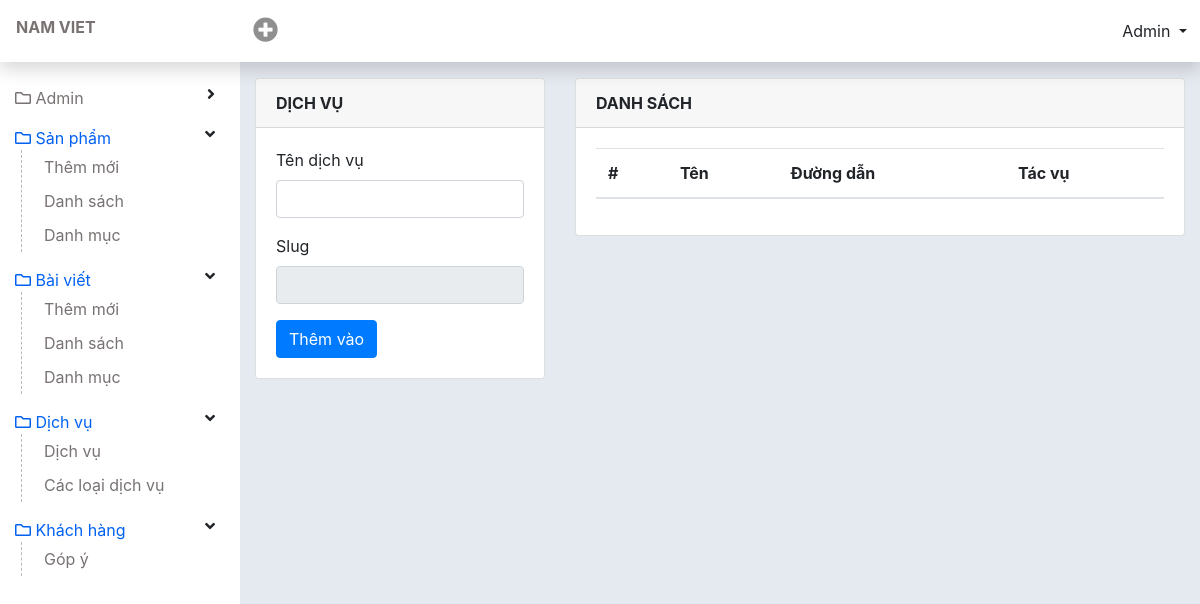
Page /admin/add-service.php (signed in) on the earlier database version.
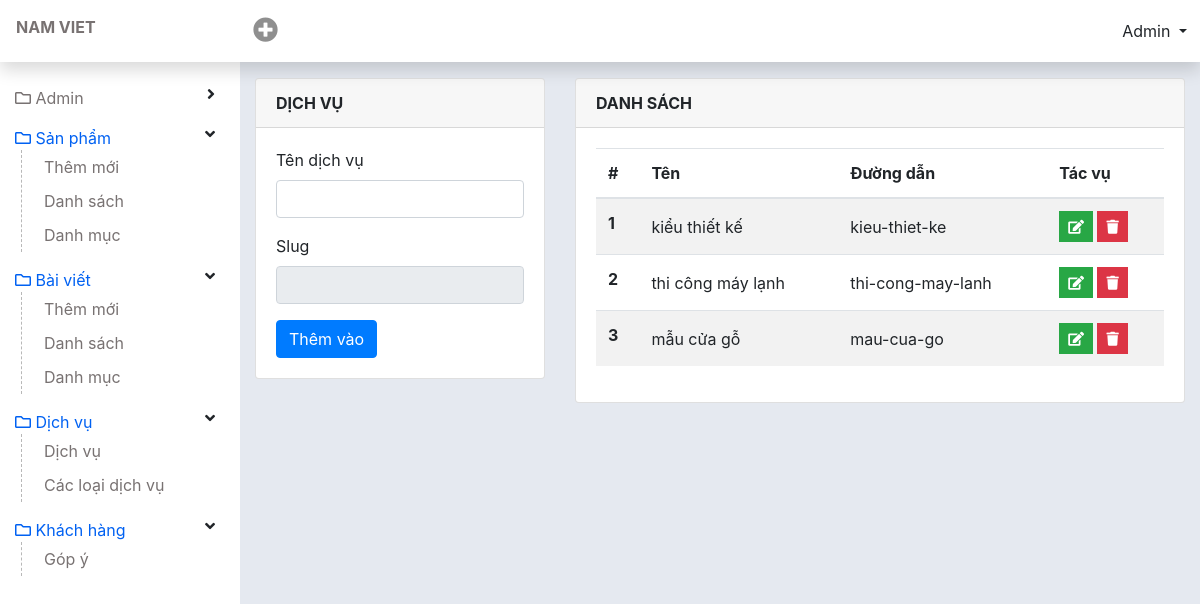
Same page on the later database version.
### tables this page shows
CREATE TABLE `tbl_service` (
  `id` int(11) NOT NULL,
  `name` varchar(255) NOT NULL,
  `slug` varchar(255) NOT NULL
);

### lib/database.php (called while the page is built, shortened)
<?php
class Database{
  public $host   = DB_HOST;
  public $user   = DB_USER;
  public $pass   = DB_PASS;
  public $dbname = DB_NAME;
  public $link;
private function connectDB(){
  $this -> link = new mysqli($this->host, $this->user, $this->pass, $this->dbname);
    mysqli_set_charset($this->link, 'UTF8');
}
public function select($query){
  $result = $this->link->query($query) or
  die($this->link->error.__LINE__);
  if($result->num_rows > 0){
    return $result;
  } else {
    return false;
  }
}
}
?>

### classes/service.php (called while the page is built, shortened)
<?php
    $filepath = realpath(dirname(__FILE__));
    include_once ($filepath. '/../lib/database.php');
?>
<?php
    class service {
        private $db;
        public function __construct() {
            $this->db = new Database();
        }
        public function show_service(){
            $query = "SELECT * FROM tbl_service ORDER BY id DESC";
            $result = $this->db->select($query);
            return $result;
        }
    }
?>

### admin/add-service.php (the view, shortened to what this page needs)
<?php include 'inc/header.php';?>
<?php include '../classes/service.php';?>
<?php
	$sv = new service();
?>
<div id="wp-content">
  <div id="content" class="container-fluid">
    <div class="row">
      <div class="col-4">
        <?php if(isset($_GET['sv_id']) && $_GET['sv_id']!=NULL){
          $id = $_GET['sv_id'];
          $get_name = $sv ->getservicebyId($id);
          $result = $get_name->fetch_assoc();
        ?>
        <div class="card">
          <div class="card-header font-weight-bold">
            Chỉnh sửa dịch vụ
          </div>
          <?php if(isset($updateService)){echo $updateService ;}?>
          <div class="card-body">
            <form method="post" action="">
              <div class="form-group">
                <label for="name">Sửa tên dịch vụ</label>
                <input class="form-control" value="<?php echo $result['name'] ?>" type="text" name="editname" id="slug"
                  onkeyup="ChangeToSlug()">
              </div>
              <div class="form-group">
                <label for="name">Slug</label>
                <input class="form-control" type="text" name="editslug" id="convert_slug" readonly
                  value="<?php echo $result['slug'] ?>">
              </div>
              <input type="submit" name="edit" Value="Cập nhật" class="btn btn-primary">
            </form>
          </div>
        </div>
        <?php }else{ ?>
        <div class="card">
          <div class="card-header font-weight-bold">
            Dịch vụ
          </div>
          <div class="card-body">
            <form method="post">
              <div class="form-group">
                <label for="name">Tên dịch vụ</label>
                <input class="form-control" type="text" name="name" id="slug" onkeyup="ChangeToSlug()">
              </div>
              <div class="form-group">
                <label for="name">Slug</label>
                <input class="form-control" type="text" name="slug" id="convert_slug" readonly>
              </div>
              <input type="submit" name="add" Value="Thêm vào" class="btn btn-primary">
            </form>
          </div>
        </div>
        <?php } ?>
      </div>
      <div class="col-8">
        <div class="card">
          <div class="card-header font-weight-bold">
            Danh sách
          </div>
          <div class="card-body">
            <table class="table table-striped" id="DataTable">
              <thead>
                <tr>
                  <th scope="col">#</th>
                  <th scope="col">Tên</th>
                  <th scope="col">Đường dẫn</th>
                  <th scope="col">Tác vụ</th>
                </tr>
              </thead>
              <tbody class="order_position">
                <?php
                    $show_service = $sv -> show_service();
                    if($show_service){
                      $i=0;
                        while($result = $show_service->fetch_assoc()){
                          $i++;
                  ?>
                <tr id="<?php echo $result['id'] ?>">
                  <th scope="row"><?php echo $i ?></th>
                  <td><?php echo $result['name'] ?></td>
                  <td><?php echo $result['slug'] ?></td>
                  <td>
                    <a href="?sv_id=<?php echo $result['id'] ?>" class="btn btn-success btn-sm rounded-0 text-white"
                      type="button" data-toggle="tooltip" data-placement="top" title="Edit"><i
                        class="fa fa-edit"></i></a>
                    <a href="?delid=<?php echo $result['id'] ?>" onclick="return confirm('bạn có muốn xoá không?')"
                      class="btn btn-danger btn-sm rounded-0 text-white" type="button" data-toggle="tooltip"
                      data-placement="top" title="Delete"><i class="fa fa-trash"></i></a>
                  </td>
                </tr>
                <?php } } ?>
              </tbody>
            </table>
          </div>
        </div>
      </div>
    </div>
  </div>
</div>
<?php include 'inc/footer.php';?>

Differences in the rows shown:
added tbl_service: name "kiểu thiết kế", slug "kieu-thiet-ke"
added tbl_service: name "thi công máy lạnh", slug "thi-cong-may-lanh"
added tbl_service: name "mẫu cửa gỗ", slug "mau-cua-go"
